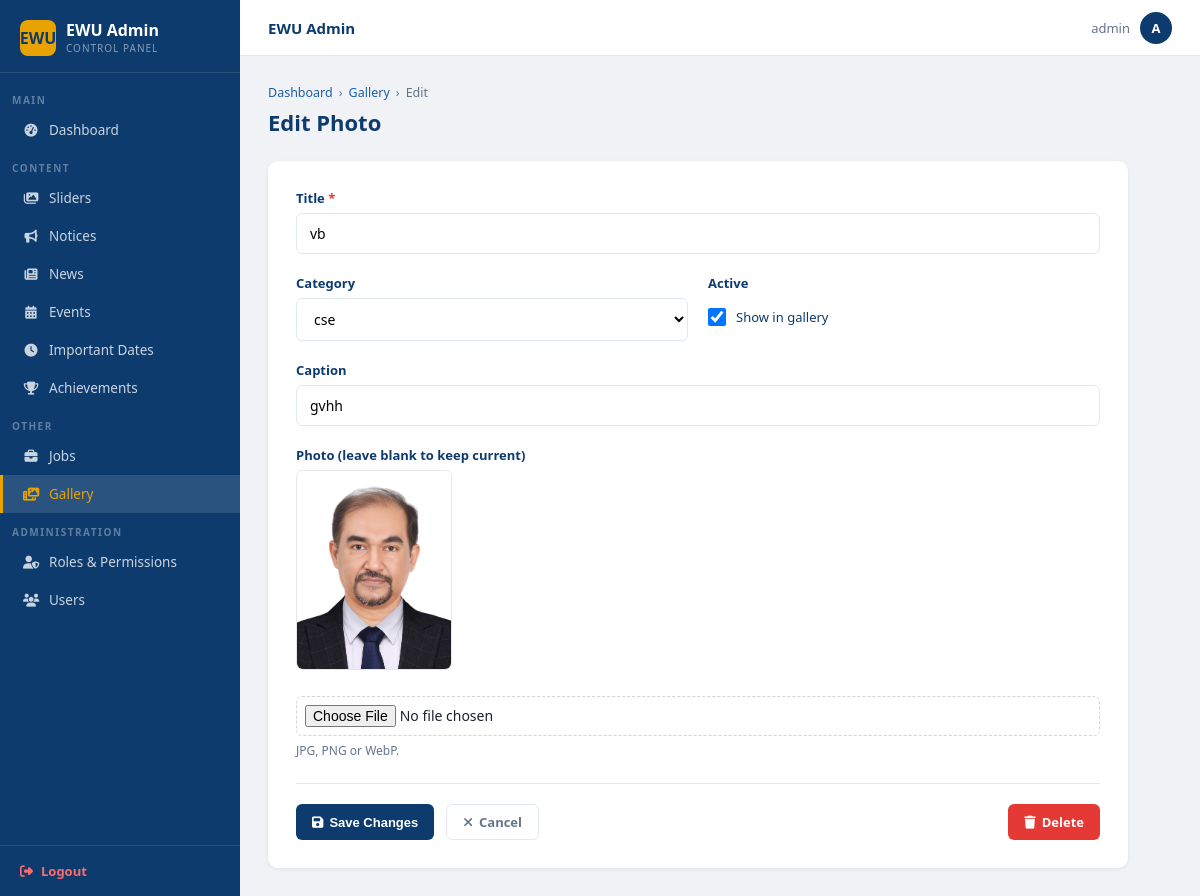
/dashboard/gallery/2/edit/ (signed in), run on the app's committed database.
### main/models.py (models this page shows, shortened)
class GalleryPhoto(models.Model):
    title    = models.CharField(max_length=200)
    image    = models.ImageField(upload_to='gallery/')
    category = models.ForeignKey(
        GalleryCategory,
        on_delete=models.SET_NULL,
        null=True, blank=True,
        related_name='photos'
    )
    caption    = models.CharField(max_length=300, blank=True)
    uploaded_at = models.DateTimeField(auto_now_add=True)
    is_active  = models.BooleanField(default=True)
    class Meta:
        ordering     = ['-uploaded_at']
        verbose_name = 'Gallery Photo'

class GalleryCategory(models.Model):
    name  = models.CharField(max_length=100)
    order = models.PositiveIntegerField(default=0)
    class Meta:
        ordering     = ['order']
        verbose_name = 'Gallery Category'
        verbose_name_plural = 'Gallery Categories'

### main/views.py (the view, shortened to what this page needs)
# urls.py: path('dashboard/gallery/<int:pk>/edit/',        views.gallery_edit,       name='admin_gallery_edit'),
@require_perm('main.change_galleryphoto')
def gallery_edit(request, pk):
    obj = get_object_or_404(GalleryPhoto, pk=pk)
    return render(request, 'admin/gallery_form.html', {
        'obj': obj, 'edit': True, 'categories': GalleryCategory.objects.all()
    })

### templates/admin/gallery_form.html (shortened to what this page needs)
{% extends 'admin/base_admin.html' %}
{% block nav_gallery %}active{% endblock %}
{% block content %}
<div class="page-head">
  <div class="breadcrumb">
    <a href="{% url 'dashboard' %}">Dashboard</a>
    <span>›</span>
    <a href="{% url 'admin_gallery_list' %}">Gallery</a>
    <span>›</span>
    <span>{% if edit %}Edit{% else %}Upload{% endif %}</span>
  </div>
  <h1>{% if edit %}Edit Photo{% else %}Upload Photo{% endif %}</h1>
</div>
<div class="form-wrap">
  <form method="post" enctype="multipart/form-data">
    <div class="form-grid">
      <div class="fg full">
        <label>Title <span style="color:var(--red)">*</span></label>
        <input type="text" name="title" value="{{ obj.title|default:'' }}"
               placeholder="e.g. 25th Convocation Ceremony" required maxlength="200">
      </div>
      <div class="fg">
        <label>Category</label>
        <select name="category">
          {% for cat in categories %}
          <option value="{{ cat.pk }}" {% if obj.category_id == cat.pk %}selected{% endif %}>
            {{ cat.name }}
          </option>
          {% endfor %}
        </select>
      </div>
      <div class="fg">
        <label>Active</label>
        <div style="display:flex;align-items:center;gap:10px;padding:10px 0">
          <input type="checkbox" name="is_active" id="is_active"
                 {% if obj.is_active or not edit %}checked{% endif %}
                 style="width:18px;height:18px;cursor:pointer">
          <label for="is_active" style="font-size:13px;font-weight:500;text-transform:none;letter-spacing:0;">
            Show in gallery
          </label>
        </div>
      </div>
      <div class="fg full">
        <label>Caption</label>
        <input type="text" name="caption" value="{{ obj.caption|default:'' }}"
               placeholder="Optional caption for the photo" maxlength="300">
      </div>
      <div class="fg full">
        <label>
          Photo
          {% if not edit %}<span style="color:var(--red)">*</span>{% else %}(leave blank to keep current){% endif %}
        </label>
        {% if obj and obj.image %}
        <div style="margin-bottom:12px;display:flex;align-items:center;gap:14px;">
          <img src="{{ obj.image.url }}" id="imgPreview"
               style="max-height:200px;border-radius:7px;border:1px solid #e5e7eb;">
        </div>
        {% else %}
        <div id="previewWrap" style="display:none;margin-top:10px">
          <img src="" id="imgPreview" style="max-height:200px;border-radius:7px;border:1px solid #e5e7eb;">
        </div>
        {% endif %}
        <input type="file" name="image" accept="image/*"
               onchange="previewImg(this)"
               style="display:block;width:100%;padding:8px;border:1px dashed #d1d5db;border-radius:6px;cursor:pointer;margin-top:8px;">
        <span class="help">JPG, PNG or WebP.</span>
      </div>
    </div>
    <div class="form-actions">
      <button type="submit" class="btn btn-primary">
        <i class="fa-solid fa-{% if edit %}floppy-disk{% else %}upload{% endif %}"></i>
        {% if edit %}Save Changes{% else %}Upload Photo{% endif %}
      </button>
      <a href="{% url 'admin_gallery_list' %}" class="btn btn-ghost">
        <i class="fa-solid fa-xmark"></i> Cancel
      </a>
      {% if edit and obj %}
      <a href="{% url 'admin_gallery_delete' obj.pk %}"
         class="btn btn-danger" style="margin-left:auto"
         onclick="return confirm('Delete this photo permanently?')">
        <i class="fa-solid fa-trash"></i> Delete
      </a>
      {% endif %}
    </div>
  </form>
</div>
{% endblock %}

### templates/admin/base_admin.html (shortened to what this page needs)
{% load static %}
<!DOCTYPE html>
<html lang="en">
<head>
  <link rel="stylesheet" href="https://cdnjs.cloudflare.com/ajax/libs/font-awesome/6.5.0/css/all.min.css">
</head>
<body>
<div class="admin-wrapper">
  <aside class="sidebar">
    <div class="sidebar-brand">
      <div class="brand-icon">EWU</div>
      <div>
        <div class="brand-name">EWU Admin</div>
        <div class="brand-sub">Control Panel</div>
      </div>
    </div>
    <nav class="sidebar-nav">
      <div class="sidebar-section">Main</div>
      <a href="{% url 'dashboard' %}" class="sidebar-link {% block nav_dashboard %}{% endblock %}">
    <i class="fa-solid fa-gauge-high"></i> Dashboard
      </a>
      <div class="sidebar-section">Content</div>
      {% if perms.main.view_slider %}
      <a href="{% url 'admin_slider_list' %}" class="sidebar-link {% block nav_sliders %}{% endblock %}">
        <i class="fa-solid fa-images"></i> Sliders
      </a>
      {% endif %}
      {% if perms.main.view_notice %}
      <a href="{% url 'admin_notice_list' %}" class="sidebar-link {% block nav_notice %}{% endblock %}">
  <i class="fa-solid fa-bullhorn"></i> Notices
</a>
      {% endif %}
      {% if perms.main.view_news %}
      <a href="{% url 'admin_news_list' %}" class="sidebar-link {% block nav_news %}{% endblock %}">
        <i class="fa-solid fa-newspaper"></i> News
      </a>
      {% endif %}
      {% if perms.main.view_event %}
      <a href="{% url 'admin_event_list' %}" class="sidebar-link {% block nav_events %}{% endblock %}">
        <i class="fa-solid fa-calendar-days"></i> Events
      </a>
      {% endif %}
      {% if perms.main.view_importantdate %}
      <a href="{% url 'admin_date_list' %}" class="sidebar-link {% block nav_dates %}{% endblock %}">
        <i class="fa-solid fa-clock"></i> Important Dates
      </a>
      {% endif %}
      {% if perms.main.view_achievement %}
      <a href="{% url 'admin_achievement_list' %}" class="sidebar-link {% block nav_achievements %}{% endblock %}">
        <i class="fa-solid fa-trophy"></i> Achievements
      </a>
      {% endif %}
      {% if perms.main.view_job or perms.main.view_galleryphoto %}
      <div class="sidebar-section">Other</div>
      {% if perms.main.view_job %}
      <a href="{% url 'admin_job_list' %}" class="sidebar-link {% block nav_jobs %}{% endblock %}">
        <i class="fa-solid fa-briefcase"></i> Jobs
      </a>
      {% endif %}
      {% if perms.main.view_galleryphoto %}
      <a href="{% url 'admin_gallery_list' %}" class="sidebar-link {% block nav_gallery %}{% endblock %}">
        <i class="fa-solid fa-photo-film"></i> Gallery
      </a>
      {% endif %}
      {% endif %}
      {% if request.user.is_superuser %}
      <div class="sidebar-section">Administration</div>
      <a href="{% url 'role_list' %}" class="sidebar-link {% block nav_roles %}{% endblock %}">
        <i class="fa-solid fa-user-shield"></i> Roles &amp; Permissions
      </a>
      <a href="{% url 'rbac_user_list' %}" class="sidebar-link {% block nav_users %}{% endblock %}">
        <i class="fa-solid fa-users"></i> Users
      </a>
      {% endif %}
    </nav>
    <div class="sidebar-logout">
      <a href="{% url 'logout' %}">
        <i class="fa-solid fa-right-from-bracket"></i> Logout
      </a>
    </div>
  </aside>
  <div class="main-content">
    <div class="topbar">
      <span class="topbar-title">{% block topbar_title %}EWU Admin{% endblock %}</span>
      <div class="topbar-user">
        <span>{{ request.user.get_full_name|default:request.user.username }}</span>
        <div class="avatar">{{ request.user.username|first|upper }}</div>
      </div>
    </div>
    <div class="page-area">
      {% block content %}{% endblock %}
    </div>
  </div>
</div>
</body>
</html>

### templates/admin/base_admin.html (style rules this page uses)
:root { --navy: #0d3b6e; --navy-dark: #092d55; --navy-light: #1a5fa8; --amber: #e8a300; --amber-dark: #c98a00; --red: #e53935; --green: #2e7d32; --bg: #f0f2f5; --white: #ffffff; --border: #e2e8f0; --text: #1a202c; --muted: #64748b; --sidebar-w: 240px; }
*, *::before, *::after { box-sizing: border-box; margin: 0; padding: 0; }
body { font-family: 'Segoe UI', system-ui, -apple-system, sans-serif; background: var(--bg); color: var(--text); font-size: 14px; }
a { text-decoration: none; color: inherit; }
.admin-wrapper { display: flex; min-height: 100vh; }
.sidebar { width: var(--sidebar-w); background: var(--navy); flex-shrink: 0; display: flex; flex-direction: column; position: fixed; top: 0; left: 0; bottom: 0; overflow-y: auto; z-index: 100; }
.sidebar-brand { padding: 20px 20px 16px; border-bottom: 1px solid rgba(255,255,255,.12); display: flex; align-items: center; gap: 10px; }
.sidebar-brand .brand-icon { width: 36px; height: 36px; background: var(--amber); border-radius: 8px; display: flex; align-items: center; justify-content: center; color: var(--navy); font-size: 16px; font-weight: 800; flex-shrink: 0; }
.sidebar-brand .brand-name { font-size: 16px; font-weight: 700; color: #fff; line-height: 1.2; }
.sidebar-brand .brand-sub { font-size: 10px; color: rgba(255,255,255,.5); text-transform: uppercase; letter-spacing: 1px; }
.sidebar-section { padding: 12px 12px 4px; font-size: 10px; font-weight: 700; color: rgba(255,255,255,.35); text-transform: uppercase; letter-spacing: 1.5px; }
.sidebar-nav { flex: 1; padding: 8px 0; }
.sidebar-link { display: flex; align-items: center; gap: 10px; padding: 10px 20px; color: rgba(255,255,255,.78); font-size: 13.5px; font-weight: 500; transition: background .15s, color .15s; border-left: 3px solid transparent; }
.sidebar-link i { width: 16px; text-align: center; font-size: 13px; }
.sidebar-link.active { background: rgba(255,255,255,.12); color: var(--amber); border-left-color: var(--amber); }
.sidebar-logout { padding: 16px 20px; border-top: 1px solid rgba(255,255,255,.1); }
.sidebar-logout a { display: flex; align-items: center; gap: 8px; color: #ff6b6b; font-size: 13px; font-weight: 600; transition: color .2s; }
.main-content { margin-left: var(--sidebar-w); flex: 1; display: flex; flex-direction: column; min-height: 100vh; }
.topbar { background: var(--white); border-bottom: 1px solid var(--border); padding: 0 28px; height: 56px; display: flex; align-items: center; justify-content: space-between; position: sticky; top: 0; z-index: 50; }
.topbar-title { font-size: 15px; font-weight: 600; color: var(--navy); }
.topbar-user { display: flex; align-items: center; gap: 10px; font-size: 13px; color: var(--muted); }
.topbar-user .avatar { width: 32px; height: 32px; background: var(--navy); color: #fff; border-radius: 50%; display: flex; align-items: center; justify-content: center; font-size: 13px; font-weight: 700; }
.page-area { padding: 28px; flex: 1; }
.page-head { margin-bottom: 24px; }
.breadcrumb { display: flex; align-items: center; gap: 6px; font-size: 12.5px; color: var(--muted); margin-bottom: 6px; }
.breadcrumb a { color: var(--navy-light); }
.page-head h1 { font-size: 22px; font-weight: 700; color: var(--navy); margin-bottom: 4px; }
.btn { display: inline-flex; align-items: center; gap: 6px; padding: 8px 16px; border-radius: 6px; font-size: 13px; font-weight: 600; cursor: pointer; border: none; transition: background .15s, transform .1s; white-space: nowrap; }
.btn-primary { background: var(--navy); color: #fff; }
.btn-danger { background: var(--red); color: #fff; }
.btn-ghost { background: transparent; color: var(--muted); border: 1.5px solid var(--border); }
.form-wrap { background: var(--white); border-radius: 10px; padding: 28px; box-shadow: 0 1px 4px rgba(0,0,0,.07); max-width: 860px; }
.form-grid { display: grid; grid-template-columns: 1fr 1fr; gap: 20px; }
.fg { display: flex; flex-direction: column; gap: 6px; }
.fg.full { grid-column: span 2; }
.fg label { font-size: 13px; font-weight: 600; color: var(--navy); }
.fg input, .fg textarea, .fg select { padding: 10px 13px; border: 1.5px solid var(--border); border-radius: 6px; font-size: 14px; font-family: inherit; transition: border-color .2s; outline: none; background: var(--white); }
.fg .help { font-size: 12px; color: var(--muted); }
.form-actions { display: flex; gap: 12px; margin-top: 24px; padding-top: 20px; border-top: 1px solid var(--border); }

### data on the page
GalleryPhoto: title "vb", category "cse", is_active "☑", caption "gvhh", image (placeholder picture)

### other printed values
{{ request.user.get_full_name|default:request.user.username }} "admin"
{{ request.user.username|first|upper }} "A"
